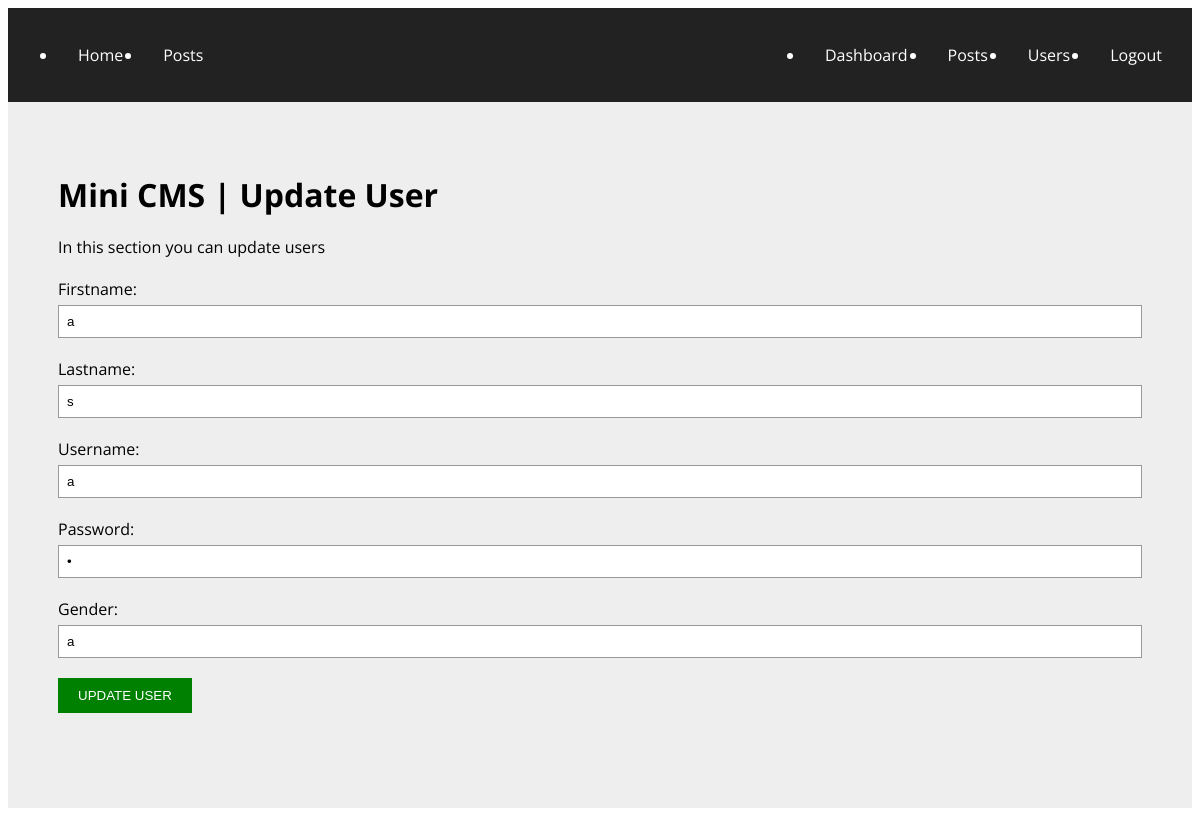
Page /admin/user-update.php?id=24 (signed in) on the committed database.
### tables this page shows
CREATE TABLE `users` (
  `id` int(13) NOT NULL,
  `firstname` varchar(100) NOT NULL,
  `lastname` varchar(100) NOT NULL,
  `username` varchar(30) NOT NULL,
  `password` varchar(60) NOT NULL,
  `created` datetime NOT NULL,
  `gender` varchar(30) NOT NULL
);

### admin/user-update.php (the view, shortened to what this page needs)
<?php
    include_once('includes/connection.php');
    if(isset($_GET['id'])){
        $id = $_GET['id'];
    }
    $sql = "SELECT * FROM users WHERE id = '{$id}'";
    $result = $con->query($sql);
    $row = $result->fetch_object();
?>
<!DOCTYPE html>
<html lang="en">
<head>
    <link rel="stylesheet" href="css/style.css" />
</head>
<body>
    <div class="page-wrapper">
        <?php include_once('includes/admin_menu.php') ?>
        <main class="page-content">
            <div class="inner-wrapper-narrow">
                <h1 class="page-title">Mini CMS | Update User</h1>
                <p>In this section you can update users</p>
            <form action="user-update.php?id=<?php echo $row->id; ?>" method="post">
                <div class="form-item">
                    <label for="firstname" class="label">Firstname:</label>
                    <div class="field">
                        <input name="firstname" type="text" id="firstname" value="<?php echo $row->firstname; ?>">
                    </div>
                </div>
                <div class="form-item">
                    <label for="lastname" class="label">Lastname:</label>
                    <div class="field">
                        <input name="lastname" type="text" id="lastname" value="<?php echo $row->lastname; ?>">
                    </div>
                </div>
                <div class="form-item">
                    <label for="username" class="label">Username:</label>
                    <div class="field">
                        <input name="username" type="text" id="username" value="<?php echo $row->username; ?>">
                    </div>
                </div>
                <div class="form-item">
                    <label for="password" class="label">Password:</label>
                    <div class="field">
                        <input name="password" type="password" id="password" value="<?php echo $row->password; ?>">
                    </div>
                </div>
                <div class="form-item">
                    <label for="gender" class="label">Gender:</label>
                    <div class="field">
                        <input name="gender" type="text" id="gender" value="<?php echo $row->gender; ?>">
                    </div>
                </div>
                <button type="submit" name="submit">Update user</button>
            </form>
            </div>
        </main>
    </div>
</body>
</html>

### admin/css/style.css (style rules this page uses)
body { font-family: 'Open Sans', sans-serif; }
.page-wrapper { min-height: 100vh; display: flex; flex-direction: column; }
.page-content { flex: 1; background-color: #eee; padding: 50px; }
.page-title { font-size: 32px; font-weight: bold; margin-bottom: 20px; }
label, input, textarea { display: block; }
input, textarea { width: 100%; box-sizing: border-box; padding: 8px; border: solid 1px #999; font-family: Arial, Helvetica, sans-serif; background-color: #fff; }
Label { margin: 20px 0 5px 0; }
button { margin-top: 20px; padding: 10px 20px; text-transform: uppercase; background-color: green; color: #fff; border: none; }

### rows in the picture
users: firstname "a", lastname "s", username "a", gender "a"
